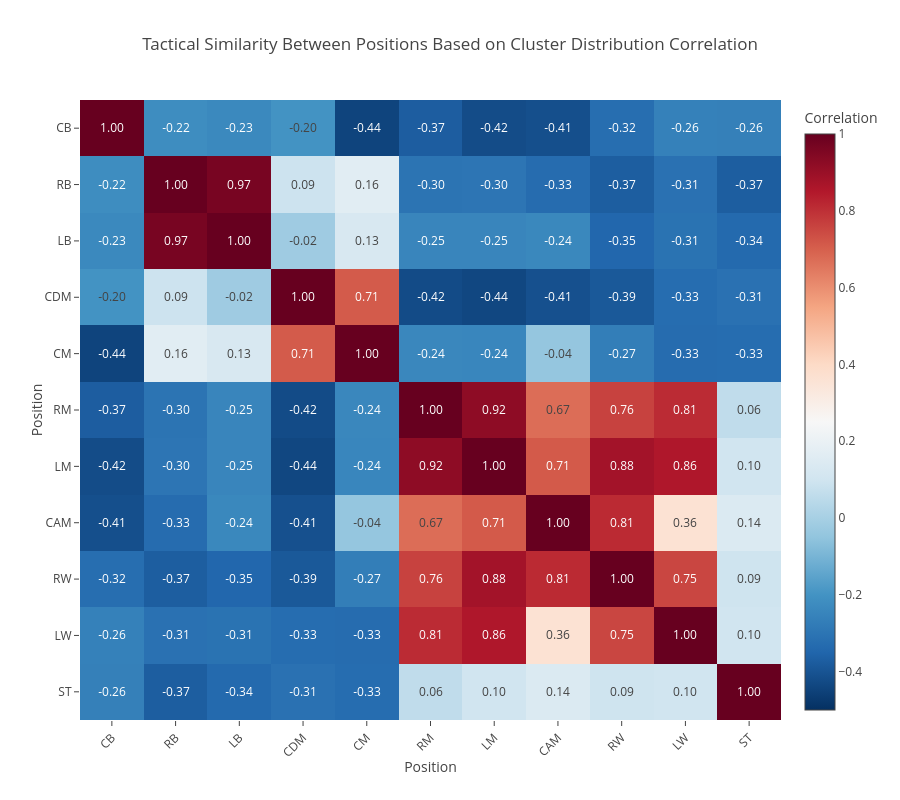

The cell this chart's notebook holds for it:
### Code cell
pivot_pos = pd.crosstab(df_clusters['cluster'], df_clusters['pos'])
pivot_norm = pivot_pos.div(pivot_pos.sum(axis=1), axis=0)
pos_corr = pivot_norm.corr()

# Sort the correlation matrix by the specified position order
position_order = ['CB', 'RB', 'LB', 'CDM', 'CM', 'RM', 'LM', 'CAM', 'RW', 'LW', 'ST']
# Filter to keep only positions that exist in the data
position_order = [pos for pos in position_order if pos in pos_corr.columns]
pos_corr = pos_corr.loc[position_order, position_order]

fig = px.imshow(
    pos_corr,
    labels=dict(x="Position", y="Position", color="Correlation"),
    x=pos_corr.columns,
    y=pos_corr.columns,
    color_continuous_scale='RdBu_r',
    zmin=-0.5,
    zmax=1,
    text_auto='.2f',
    aspect='auto',
    title="Tactical Similarity Between Positions Based on Cluster Distribution Correlation"
)

fig.update_layout(
    title_x=0.5,
    width=900,
    height=800,
    xaxis_tickangle=-45
)

fig.show()

### Figure 1 — Plotly figure (JSON) as saved in the notebook; plotly's stock layout.template omitted (floating-point values rounded to 4 significant figures)
{"data": [{"coloraxis": "coloraxis", "hovertemplate": "Position: %{x}<br>Position: %{y}<br>Correlation: %{z}<extra></extra>", "name": "0", "texttemplate": "%{z:.2f}", "type": "heatmap", "x": ["CB", "RB", "LB", "CDM", "CM", "RM", "LM", "CAM", "RW", "LW", "ST"], "xaxis": "x", "y": ["CB", "RB", "LB", "CDM", "CM", "RM", "LM", "CAM", "RW", "LW", "ST"], "yaxis": "y", "z": [[1, -0.2212, -0.2333, -0.1999, -0.4442, -0.3737, -0.4215, -0.4133, -0.3249, -0.2611, -0.2638], [-0.2212, 1, 0.9658, 0.09103, 0.1637, -0.3035, -0.2986, -0.3287, -0.3731, -0.3124, -0.3733], [-0.2333, 0.9658, 1, -0.01978, 0.1291, -0.2462, -0.2451, -0.2377, -0.3451, -0.3082, -0.3364], [-0.1999, 0.09103, -0.01978, 1, 0.7107, -0.4242, -0.4356, -0.4103, -0.3873, -0.326, -0.3123], [-0.4442, 0.1637, 0.1291, 0.7107, 1, -0.2392, -0.2423, -0.04339, -0.2693, -0.3292, -0.3259], [-0.3737, -0.3035, -0.2462, -0.4242, -0.2392, 1, 0.9228, 0.6718, 0.7616, 0.8107, 0.05989], [-0.4215, -0.2986, -0.2451, -0.4356, -0.2423, 0.9228, 1, 0.7124, 0.8799, 0.8552, 0.1013], [-0.4133, -0.3287, -0.2377, -0.4103, -0.04339, 0.6718, 0.7124, 1, 0.8131, 0.3638, 0.139], [-0.3249, -0.3731, -0.3451, -0.3873, -0.2693, 0.7616, 0.8799, 0.8131, 1, 0.7534, 0.09415], [-0.2611, -0.3124, -0.3082, -0.326, -0.3292, 0.8107, 0.8552, 0.3638, 0.7534, 1, 0.09916], [-0.2638, -0.3733, -0.3364, -0.3123, -0.3259, 0.05989, 0.1013, 0.139, 0.09415, 0.09916, 1]]}], "layout": {"coloraxis": {"cmax": 1, "cmin": -0.5, "colorbar": {"title": {"text": "Correlation"}}, "colorscale": [[0, "rgb(5,48,97)"], [0.1, "rgb(33,102,172)"], [0.2, "rgb(67,147,195)"], [0.3, "rgb(146,197,222)"], [0.4, "rgb(209,229,240)"], [0.5, "rgb(247,247,247)"], [0.6, "rgb(253,219,199)"], [0.7, "rgb(244,165,130)"], [0.8, "rgb(214,96,77)"], [0.9, "rgb(178,24,43)"], [1, "rgb(103,0,31)"]]}, "height": 800, "title": {"text": "Tactical Similarity Between Positions Based on Cluster Distribution Correlation", "x": 0.5}, "width": 900, "xaxis": {"anchor": "y", "domain": [0, 1], "tickangle": -45, "title": {"text": "Position"}}, "yaxis": {"anchor": "x", "autorange": "reversed", "domain": [0, 1], "title": {"text": "Position"}}}}
